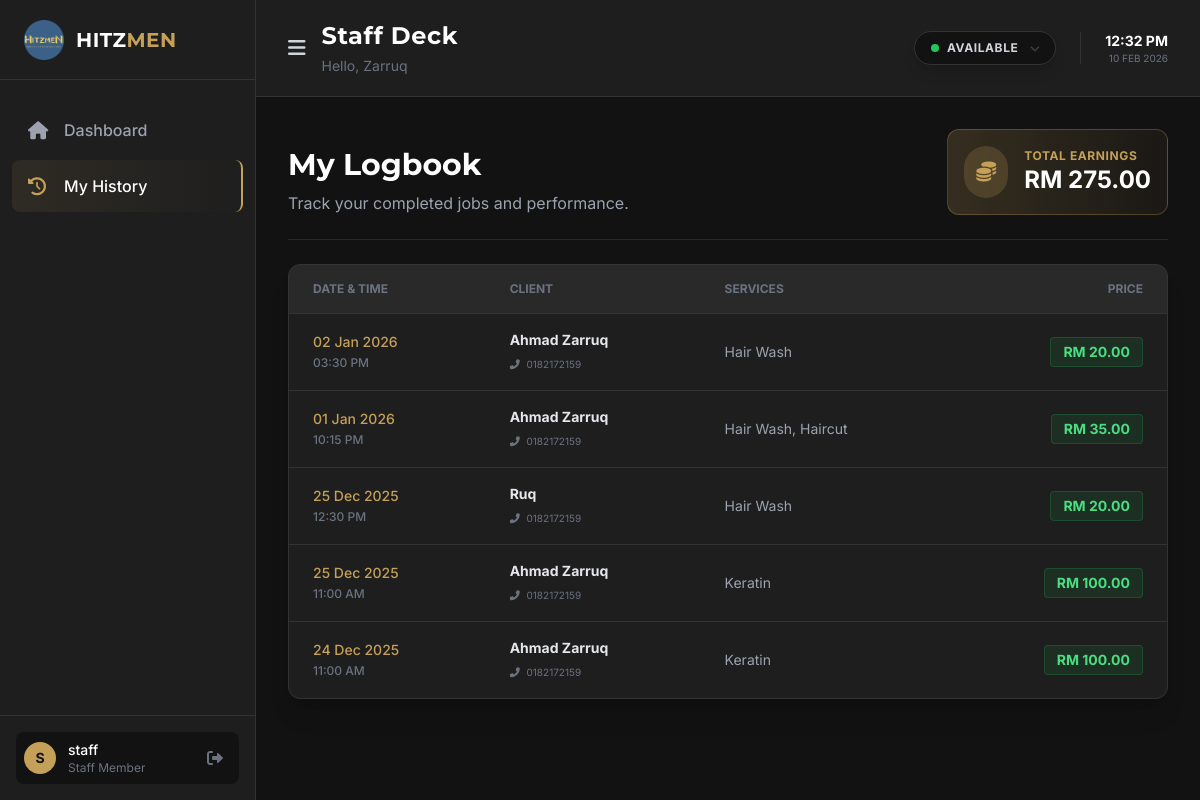
Page /staff_dashboard.php?view=history (signed in) on the committed database.
### tables this page shows
CREATE TABLE `barbers` (
  `id` int(11) NOT NULL,
  `name` varchar(100) NOT NULL,
  `specialty` varchar(255) DEFAULT NULL,
  `image` varchar(255) DEFAULT NULL,
  `created_at` timestamp NOT NULL DEFAULT current_timestamp(),
  `status` enum('Available','Unavailable','Deleted') DEFAULT 'Available',
  `user_id` int(11) DEFAULT NULL
);

CREATE TABLE `appointments` (
  `id` int(11) NOT NULL,
  `user_id` int(11) NOT NULL,
  `barber_id` int(11) NOT NULL,
  `appointment_date` date NOT NULL,
  `appointment_time` time NOT NULL,
  `services_ids_json` longtext DEFAULT NULL CHECK (json_valid(`services_ids_json`)),
  `haircut_id` int(11) DEFAULT NULL,
  `total_price` decimal(10,2) NOT NULL,
  `notes` text DEFAULT NULL,
  `status` enum('Pending','Confirmed','Completed','Cancelled') DEFAULT 'Pending',
  `rejection_reason` text DEFAULT NULL,
  `created_at` timestamp NOT NULL DEFAULT current_timestamp(),
  `updated_at` timestamp NOT NULL DEFAULT current_timestamp() ON UPDATE current_timestamp()
);

CREATE TABLE `users` (
  `id` int(11) NOT NULL,
  `google_id` varchar(255) DEFAULT NULL,
  `username` varchar(255) NOT NULL,
  `email` varchar(255) NOT NULL,
  `password` varchar(255) NOT NULL,
  `full_name` varchar(100) DEFAULT NULL,
  `phone` varchar(30) DEFAULT NULL,
  `role` varchar(50) NOT NULL,
  `reset_token` varchar(255) DEFAULT NULL,
  `reset_expiry` datetime DEFAULT NULL,
  `google_access_token` text DEFAULT NULL,
  `google_refresh_token` text DEFAULT NULL,
  `google_calendar_id` varchar(255) DEFAULT NULL,
  `calendar_sync_enabled` tinyint(1) DEFAULT 0,
  `token_expires_at` datetime DEFAULT NULL
);

### includes/staff_history_partial.php (the view, shortened to what this page needs)
<?php
$sqlHistory = "
    SELECT
        a.id,
        a.appointment_date,
        a.appointment_time,
        a.services_ids_json,
        a.total_price,
        u.full_name as customer_name,
        u.phone as customer_phone
    FROM appointments a
    LEFT JOIN users u ON a.user_id = u.id
    WHERE a.barber_id = ?
    AND a.status = 'Completed'
    ORDER BY a.appointment_date DESC, a.appointment_time DESC
";
$stmtHist = $pdo->prepare($sqlHistory);
$stmtHist->execute([$barberId]);
$history = $stmtHist->fetchAll(PDO::FETCH_ASSOC);
$totalEarnings = 0;
foreach($history as $job) {
    if(is_numeric($job['total_price'])) {
        $totalEarnings += $job['total_price'];
    }
}
?>
<div class="space-y-6 animate-fade-in">
    <div class="flex flex-col md:flex-row justify-between items-end gap-4 border-b border-white/10 pb-6">
        <div>
            <h2 class="text-3xl font-heading font-bold text-white mb-2">My Logbook</h2>
            <p class="text-gray-400">Track your completed jobs and performance.</p>
        </div>
        <div class="bg-gradient-to-r from-gold/20 to-gold/5 border border-gold/30 rounded-xl p-4 flex items-center gap-4">
            <div class="p-3 bg-gold/20 rounded-full text-gold">
                <i class="fas fa-coins text-xl"></i>
            </div>
            <div>
                <p class="text-xs uppercase font-bold text-gold tracking-wider">Total Earnings</p>
                <h3 class="text-2xl font-bold text-white">RM <?= number_format($totalEarnings, 2) ?></h3>
            </div>
        </div>
    </div>
    <div class="bg-dark-card border border-dark-border rounded-xl overflow-hidden shadow-xl">
        <?php if(empty($history)): ?>
            <div class="p-12 text-center text-gray-500">
                <i class="fas fa-clipboard-list text-4xl mb-4 opacity-30"></i>
                <p>No completed jobs found yet. Time to get to work! ✂️</p>
            </div>
        <?php else: ?>
            <div class="overflow-x-auto">
                <table class="w-full text-left border-collapse">
                    <thead>
                        <tr class="text-xs text-gray-500 uppercase border-b border-dark-border bg-white/5">
                            <th class="px-6 py-4 font-bold">Date & Time</th>
                            <th class="px-6 py-4 font-bold">Client</th>
                            <th class="px-6 py-4 font-bold">Services</th>
                            <th class="px-6 py-4 font-bold text-right">Price</th>
                        </tr>
                    </thead>
                    <tbody class="text-sm divide-y divide-dark-border">
                        <?php foreach($history as $job):
                            $serviceIds = json_decode($job['services_ids_json'] ?? '[]', true);
                            $serviceNames = [];
                            if(is_array($serviceIds)) foreach($serviceIds as $sid) if(isset($servicesMap[$sid])) $serviceNames[] = $servicesMap[$sid];
                            $serviceStr = implode(', ', $serviceNames);
                        ?>
                        <tr class="hover:bg-dark-hover transition group">
                            <td class="px-6 py-4 text-white font-medium">
                                <span class="block text-gold"><?= date('d M Y', strtotime($job['appointment_date'])) ?></span>
                                <span class="text-xs text-gray-500"><?= date('h:i A', strtotime($job['appointment_time'])) ?></span>
                            </td>
                            <td class="px-6 py-4">
                                <span class="text-gray-200 font-bold"><?= htmlspecialchars($job['customer_name']) ?></span>
                                <div class="text-[10px] text-gray-500 mt-1">
                                    <i class="fas fa-phone-alt mr-1"></i> <?= $job['customer_phone'] ?? '-' ?>
                                </div>
                            </td>
                            <td class="px-6 py-4 text-gray-400">
                                <?= htmlspecialchars($serviceStr ?: '-') ?>
                            </td>
                            <td class="px-6 py-4 text-right">
                                <span class="inline-block px-3 py-1 rounded bg-green-500/10 text-green-400 border border-green-500/20 font-bold">
                                    RM <?= number_format($job['total_price'], 2) ?>
                                </span>
                            </td>
                        </tr>
                        <?php endforeach; ?>
                    </tbody>
                </table>
            </div>
        <?php endif; ?>
    </div>
</div>

### staff_dashboard.php (shortened to what this page needs)
<?php
require_once __DIR__ . '/actions/auto_sync_schedule.php';
$userId = $_SESSION['user_id'];
$username = $_SESSION['username'];
$stmt = $pdo->prepare("SELECT * FROM barbers WHERE user_id = ?");
$stmt->execute([$userId]);
$barber = $stmt->fetch(PDO::FETCH_ASSOC);
$errorMsg = null;
if (!$barber) {
    $errorMsg = "Your account is not linked to a barber profile. Please contact the administrator.";
} else {
    $barberId = $barber['id'];
    $servicesMap = [];
    $stmtServices = $pdo->query("SELECT id, service_name FROM services");
    while ($r = $stmtServices->fetch(PDO::FETCH_ASSOC)) {
        $servicesMap[$r['id']] = $r['service_name'];
    }
}
?>
<!DOCTYPE html>
<html lang="en">
<head>
    <script src="https://cdn.tailwindcss.com"></script>
    <link rel="stylesheet" href="https://cdnjs.cloudflare.com/ajax/libs/font-awesome/6.0.0/css/all.min.css" />
</head>
<body class="bg-dark text-gray-100 font-sans h-[100dvh] overflow-hidden flex">
    <?php
    $view = $_GET['view'] ?? 'dashboard';
    ?>
    <aside class="fixed inset-y-0 left-0 w-64 bg-dark-card border-r border-dark-border flex flex-col z-[9999] transition-all duration-300 transform -translate-x-full md:relative md:translate-x-0" id="sidebar">
        <div class="h-20 flex items-center justify-center border-b border-dark-border relative">
            <div class="flex items-center space-x-3 px-6 w-full">
                <img src="assets/images/Logo.png" alt="Logo" class="w-10 h-10 object-contain">
                <h2 class="text-xl font-heading font-bold text-white tracking-wide">HITZ<span class="text-gold">MEN</span></h2>
            </div>
        </div>
        <nav class="flex-1 overflow-y-auto py-6">
            <ul class="space-y-1 px-3">
                <li>
                    <a href="staff_dashboard.php?view=dashboard" class="sidebar-link w-full flex items-center px-4 py-3 rounded-lg <?= $view === 'dashboard' ? 'text-gold bg-gold/10 border-r-gold border-r-2 active-tab' : 'text-gray-400 group hover:bg-dark-hover transition-all' ?>">
                        <i class="fas fa-home w-6 text-lg <?= $view === 'dashboard' ? '' : 'group-hover:text-gold' ?>"></i>
                        <span class="ml-3 font-medium <?= $view === 'dashboard' ? 'text-white' : 'group-hover:text-white' ?>">Dashboard</span>
                    </a>
                </li>
                <li>
                    <a href="staff_dashboard.php?view=history" class="sidebar-link w-full flex items-center px-4 py-3 rounded-lg <?= $view === 'history' ? 'text-gold bg-gold/10 border-r-gold border-r-2 active-tab' : 'text-gray-400 group hover:bg-dark-hover transition-all' ?>">
                        <i class="fas fa-history w-6 text-lg <?= $view === 'history' ? '' : 'group-hover:text-gold' ?>"></i>
                        <span class="ml-3 font-medium <?= $view === 'history' ? 'text-white' : 'group-hover:text-white' ?>">My History</span>
                    </a>
                </li>
            </ul>
        </nav>
        <div class="border-t border-dark-border p-4">
             <div class="flex items-center p-2 rounded-lg bg-dark hover:bg-dark-hover cursor-pointer transition w-full overflow-hidden group">
                <div class="w-8 h-8 rounded-full bg-gold flex items-center justify-center text-dark font-bold text-sm shrink-0">
                    <?= strtoupper(substr($username, 0, 1)) ?>
                </div>
                <div class="ml-3 overflow-hidden">
                    <p class="text-sm font-medium text-white truncate"><?= htmlspecialchars($username) ?></p>
                    <p class="text-xs text-gray-500 truncate">Staff Member</p>
                </div>
                <a href="logout.php" class="ml-auto text-gray-500 hover:text-red-500 transition px-2" title="Logout">
                    <i class="fas fa-sign-out-alt"></i>
                </a>
            </div>
        </div>
    </aside>
    <div class="flex-1 flex flex-col h-screen overflow-hidden relative">
        <header class="bg-dark-card border-b border-dark-border px-8 py-5 flex justify-between items-center sticky top-0 z-30 glass-header">
            <div class="flex items-center gap-4">
                <button class="text-gray-300 hover:text-gold hidden md:block" onclick="toggleStaffSidebar()">
                     <i class="fas fa-bars text-xl"></i>
                </button>
                <div>
                    <h1 class="text-xl md:text-2xl font-heading font-bold text-white tracking-wide">Staff Deck</h1>
                    <p class="text-gray-500 text-xs md:text-sm mt-1">Hello, <?= htmlspecialchars($barber['name'] ?? $username) ?></p>
                </div>
            </div>
            <div class="flex items-center gap-4">
                <?php if(isset($barber)): ?>
                <div class="relative">
                    <button onclick="toggleStatusMenu()" id="statusBtn" class="flex items-center gap-2 px-4 py-2 rounded-full border border-dark-border bg-dark hover:bg-dark-hover transition text-xs font-bold shadow-lg">
                        <span id="statusIndicator" class="w-2 h-2 rounded-full <?= ($barber['status'] === 'Available') ? 'bg-green-500' : 'bg-red-500' ?>"></span>
                        <span id="statusText" class="uppercase tracking-wider text-gray-300"><?= $barber['status'] ?></span>
                        <i class="fas fa-chevron-down text-[10px] ml-1 opacity-50 text-gray-500"></i>
                    </button>
                </div>
                <?php endif; ?>
                <div class="text-right hidden sm:block">
                     <div id="clock-time" class="text-sm font-bold text-white">--:--</div>
                     <div id="clock-date" class="text-[10px] text-gray-500 uppercase">-- --- ----</div>
                </div>
            </div>
        </header>
        <main class="flex-1 overflow-y-auto p-4 md:p-8 relative" id="main-content">
            <div class="max-w-6xl mx-auto space-y-6 animate-fade-in">
                <?php if($errorMsg): ?>
                    <div class="p-6 rounded-2xl bg-red-900/20 border border-red-500/20 text-center">
                        <i class="fas fa-ban text-3xl text-red-500 mb-2"></i>
                        <p class="text-red-200 text-sm font-medium"><?= $errorMsg ?></p>
                    </div>
                <?php else: ?>
                <?php if ($view === 'history'): ?>
                    <?php include 'includes/staff_history_partial.php'; ?>
                <?php endif; ?>
                <?php endif; ?>
            </div>
        </main>
    </div>
</body>
</html>

### staff_dashboard.php (style rules this page uses)
.sidebar-link { transition: all 0.2s ease; border-right: 3px solid transparent; }
.sidebar-link:hover, .sidebar-link.active-tab { background: linear-gradient(90deg, rgba(197, 160, 89, 0.1) 0%, transparent 100%); border-right-color: #C5A059; color: #C5A059; }
.glass-header { background: rgba(18, 18, 18, 0.95); backdrop-filter: blur(10px); border-bottom: 1px solid #333; }

### rows in the picture
barbers: name "Zarruq", status "AVAILABLE"
appointments: appointment_date "02 Jan 2026", appointment_time "03:30 PM", user.full_name "Ahmad Zarruq", user.phone "0182172159", serviceStr "Hair Wash", total_price "20.00"
appointments: appointment_date "01 Jan 2026", appointment_time "10:15 PM", user.full_name "Ahmad Zarruq", user.phone "0182172159", serviceStr "Hair Wash, Haircut", total_price "35.00"
appointments: appointment_date "25 Dec 2025", appointment_time "12:30 PM", user.full_name "Ruq", user.phone "0182172159", serviceStr "Hair Wash", total_price "20.00"
appointments: appointment_date "25 Dec 2025", appointment_time "11:00 AM", user.full_name "Ahmad Zarruq", user.phone "0182172159", serviceStr "Keratin", total_price "100.00"
appointments: appointment_date "24 Dec 2025", appointment_time "11:00 AM", user.full_name "Ahmad Zarruq", user.phone "0182172159", serviceStr "Keratin", total_price "100.00"

### other values in the picture
substr($username, 0, 1) "S"
$username "staff"
$totalEarnings "275.00"
